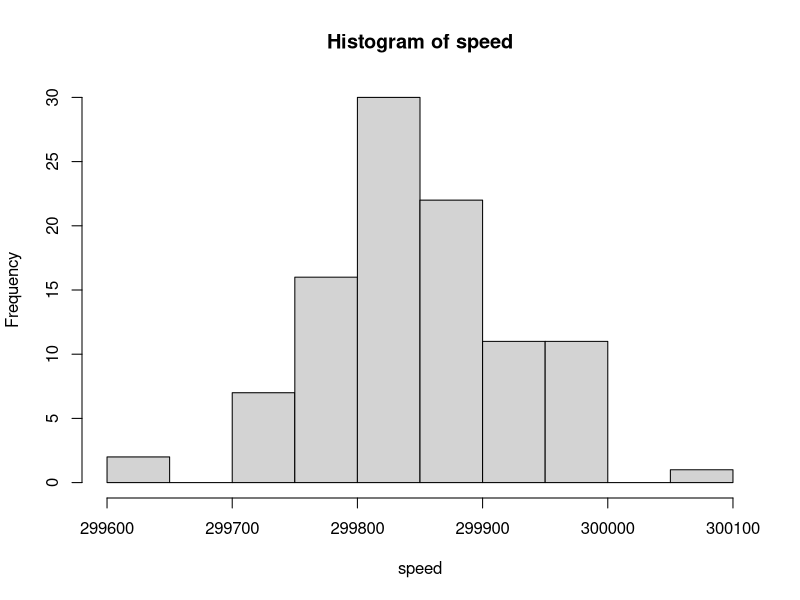

The R source for this figure:
head(morley)
speed <-morley$Speed

#q1
speed <- speed + 299000

#q2
hist(speed)

#q3
mean(speed)
sd(speed)

#q4 (number is equal to SOL)
mean(speed) - 299272.458


